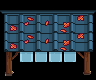

This game map was drawn from its Tiled (.tmx) file and the tilesets committed beside it. A one-line description and the full map source follow:
An orthogonal 6x5 tile map with 16x16 px tiles, 1 tile layer (AlwaysFront).

<map version="1.10" tiledversion="1.11.2" orientation="orthogonal" renderorder="right-down" compressionlevel="0" width="6" height="5" tilewidth="16" tileheight="16" infinite="0" nextlayerid="8" nextobjectid="1">
 <tileset firstgid="1" source="master_canopies.tsx" /><layer id="5" name="AlwaysFront" width="6" height="5">
  <data encoding="csv">
1,2,3,4,5,6,
55,56,57,58,59,60,
109,110,111,112,113,114,
163,164,165,166,167,168,
217,218,219,0,221,222
</data>
 </layer>
</map>
